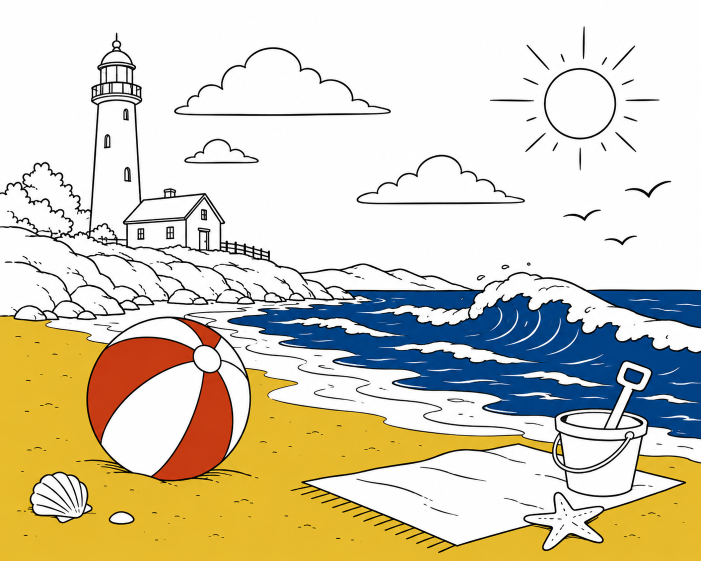
#> input picture tests/fixtures/beach.png, 1402 x 1122 px (shown at 1/2 size)
$ python -i color.py   (imports and definitions only)
#> lines starting #> are read from the running program, lines starting #| are printed output that depends on the picture; after the words box and inside, x2 and y2 are one past the last pixel; in counts of white or black regions, pixels touching at a corner belong together
"""Colour line art: finding the ink, and splitting it into layers.

Two separate problems, and the first one bites even if you only want a
monochrome trace.

**Finding the ink.** Converting to grey throws away chroma, and chroma is
where some ink lives. Yellow on white has a luminance around 196 of 255 --
lighter than most paper texture -- so a grey threshold drops yellow strokes
entirely while keeping every smudge. Measuring distance from the PAPER COLOUR
in CIE Lab instead keeps yellow (a large b* excursion) and still rejects a
grey background, because it is a distance in colour, not in brightness.

**Splitting it into layers.** Once the ink is found, clustering its colour
gives one mask per pen. Each is traced on its own and its paths carry that
colour, so a five-colour drawing comes out as five sets of restylable lines
rather than one flattened silhouette.

Where two pens cross, one covers the other: the lower stroke is genuinely
broken in the image, and the trace shows the break. `close` bridges it.
"""
from dataclasses import dataclass
from typing import List, Optional, Tuple

import cv2
import numpy as np

__all__ = ["Layer", "Region", "paper_color", "ink_distance", "ink_mask",
           "ink_threshold", "separate_colors", "to_hex", "line_layer",
           "enclosed_regions"]

# Anything closer than this in Lab is the same pen as far as the eye cares.
SAME_PEN = 20.0


@dataclass
class Region:
    """A flat area of colour, bounded by the line work around it.

    `mask` reaches under the outline, so neighbouring fills meet beneath it.
    `interior` stops at the outline, and is what to subtract from a pen's ink
    to find the line work that is left -- subtracting `mask` would take the
    outline itself away with it.
    """
    mask: np.ndarray
    color: Tuple[int, int, int]       # BGR
    area: int = 0
    interior: Optional[np.ndarray] = None

    @property
    def hex(self) -> str:
        return to_hex(self.color)


@dataclass
class Layer:
    """One pen's worth of ink: a mask, and the colour to draw it in."""
    mask: np.ndarray
    color: Tuple[int, int, int]        # BGR, as OpenCV holds it
    pixels: int = 0

    @property
    def hex(self) -> str:
        return to_hex(self.color)


# [5 lines left out: function to_hex, not called in this run]


def _as_bgr(img: np.ndarray) -> np.ndarray:
    img = np.asarray(img)
    if img.ndim == 2:
        return cv2.cvtColor(img, cv2.COLOR_GRAY2BGR)
    if img.shape[2] == 4:
        a = img[:, :, 3:4].astype(np.float32) / 255.0
        return (img[:, :, :3].astype(np.float32) * a
                + 255.0 * (1 - a)).astype(np.uint8)
    return img[:, :, :3]


def paper_color(img: np.ndarray, bins: int = 12) -> np.ndarray:
    """The colour of the page: the most common colour, coarsely binned.

    The mode, not the mean or the brightest pixel -- line art is mostly paper,
    so the mode is the paper even when the drawing is dark or the page is
    tinted, and it is unmoved by a bright specular highlight. The assumption
    it rests on is that paper is the largest single colour: a picture more
    than half covered by one flat fill is read inside out.
    """
    bgr = _as_bgr(img)
    q = (bgr.astype(np.int32) * bins // 256).reshape(-1, 3)
    key = (q[:, 0] * bins + q[:, 1]) * bins + q[:, 2]
    top = int(np.bincount(key, minlength=bins ** 3).argmax())
    sel = key == top
    return bgr.reshape(-1, 3)[sel].mean(axis=0)


def _lab(bgr):
    return cv2.cvtColor(bgr.astype(np.uint8), cv2.COLOR_BGR2LAB).astype(np.float32)


def ink_distance(img: np.ndarray,
                 paper: Optional[np.ndarray] = None) -> np.ndarray:
    """Per-pixel Lab distance from the paper colour."""
    bgr = _as_bgr(img)
    if paper is None:
        paper = paper_color(bgr)
    lab = _lab(bgr)
    plab = _lab(np.asarray(paper, np.float32).reshape(1, 1, 3))[0, 0]
    return np.linalg.norm(lab - plab, axis=2)


def _otsu(values: np.ndarray, hi: float) -> float:
    """Otsu's threshold over `values`, expressed back in distance units."""
    if len(values) < 2 or hi <= 0:
        return 0.0
    v = np.clip(values / hi * 255.0, 0, 255).astype(np.uint8)
    t, _ = cv2.threshold(v, 0, 255, cv2.THRESH_BINARY + cv2.THRESH_OTSU)
    return float(t) / 255.0 * hi


def _is_new_pen(d: np.ndarray, t2: float, t: float, min_comp: int = 20,
                coherent_frac: float = 0.5, away_frac: float = 0.5) -> bool:
    """Do the pixels between `t2` and `t` look like another pen?

    Judged geometrically, because the histogram cannot tell. Two things sit in
    that band and neither is a pen:

    * **The antialiased halo of a darker pen.** Every blend of ink and paper
      occurs along a stroke's edge, so the halo spans the whole distance
      range. It is recognisable because it HUGS the ink already found -- it is
      a one-pixel rind on it. Accepting halo as a pen fattens every stroke.
    * **Sensor noise and JPEG mush.** Recognisable because it is incoherent:
      isolated pixels, not strokes.

    A real pale pen is coherent AND stands away from the other ink.
    """
    band = ((d > t2) & (d <= t)).astype(np.uint8)
    total = float(band.sum())
    if total < 1:
        return False

    n, lab, st, _ = cv2.connectedComponentsWithStats(band, connectivity=8)
    if n > 1:
        areas = st[1:, cv2.CC_STAT_AREA]
        coherent = float(areas[areas >= min_comp].sum()) / total
    else:
        coherent = 0.0
    if coherent < coherent_frac:
        return False

    ink = (d > t).astype(np.uint8)
    if ink.sum():
        near = cv2.dilate(ink, np.ones((5, 5), np.uint8))
        away = float((band & (near == 0)).sum()) / total
        if away < away_frac:
            return False
    return True


def ink_threshold(d: np.ndarray, floor: float = 15.0,
                  min_band: float = 0.02) -> float:
    """Where ink stops and paper starts, on a colour-distance map.

    Otsu alone is wrong here. It assumes two classes, but a drawing in several
    colours has ink spread over a wide range of distances -- black at 254,
    yellow at 93 -- and Otsu puts its threshold in the middle of the INK,
    classifying the palest pen as paper. On a red/blue/yellow/black figure it
    cut at 98.6 and lost the yellow, which sits at 93.2.

    So: take Otsu, then look again at everything it called paper. If that part
    still splits into a tight peak at zero plus a population standing clearly
    away from it, the "paper" class was really paper plus a pale pen, and the
    lower split is the right one. Repeat while it keeps finding pens.

    The guards are what stop this running away: a new band must sit above
    `floor` (below which a colour difference is not ink, it is JPEG and
    grain), must hold at least `min_band` of the pixels, and must look like a
    pen rather than the halo of a darker one -- see `_is_new_pen`.
    """
    hi = float(d.max())
    if hi <= 0:
        return 0.0
    n = d.size
    t = _otsu(d.ravel(), hi)
    for _ in range(4):
        sub = d[d < t]
        if len(sub) < 16:
            break
        t2 = _otsu(sub, hi)
        if t2 < floor:
            break
        band = float(((d > t2) & (d <= t)).sum())
        if band / n < min_band and band < 200:
            break
        if not _is_new_pen(d, t2, t):
            break
        t = t2
    return max(t, floor if hi > floor else 0.0)


def ink_mask(img: np.ndarray, paper: Optional[np.ndarray] = None,
             tol: Optional[float] = None) -> np.ndarray:
    """0/1 ink mask by distance from the paper colour, not by brightness."""
    d = ink_distance(img, paper)
    if tol is None:
        tol = ink_threshold(d)
    return (d > tol).astype(np.uint8)


def _kmeans(samples, k, seed=0):
    crit = (cv2.TERM_CRITERIA_EPS + cv2.TERM_CRITERIA_MAX_ITER, 30, 0.5)
    cv2.setRNGSeed(seed)
    _, labels, centres = cv2.kmeans(samples, k, None, crit, 4,
                                    cv2.KMEANS_PP_CENTERS)
    return labels.ravel(), centres


def separate_colors(img: np.ndarray, k: int = 0, mask: Optional[np.ndarray] = None,
                    min_pixels: int = 40, max_k: int = 8,
                    same_pen: float = SAME_PEN,
                    min_component: int = 12) -> List[Layer]:
    """Split the ink into one Layer per pen.

    `k` is the number of ink colours; 0 or negative picks it automatically by
    adding clusters until every ink pixel is within `same_pen` of its cluster
    colour, which is roughly the point where a person stops calling two
    samples the same pen.

    `min_component` drops islands smaller than that from each layer. Along the
    edge of a dark stroke the antialiased pixels shade off towards the paper,
    and a few land nearer some other pen; left in, each becomes its own
    two-pixel "stroke" of the wrong colour.
    """
    bgr = _as_bgr(img)
    paper = paper_color(bgr)
    if mask is None:
        mask = ink_mask(bgr, paper)
    mask = (np.asarray(mask) > 0).astype(np.uint8)
    if mask.sum() == 0:
        return []

    lab = _lab(bgr)
    ys, xs = np.nonzero(mask)
    ink_lab = lab[ys, xs]

    # Cluster on the INTERIOR of each stroke only. Every antialiased edge
    # pixel is a blend of ink and paper, and those blends form a smear between
    # the real pen colours that would drag the cluster centres off the pens.
    #
    # Select the interior geometrically, by depth into the stroke -- NOT by
    # how far the colour sits from the paper. A colour cut throws away the
    # palest pen wholesale: yellow is the nearest ink to white, so a "keep the
    # most ink-like pixels" rule discards every yellow pixel and the yellow
    # stroke is then assigned to whichever other pen is least unlike it.
    depth = cv2.distanceTransform(mask, cv2.DIST_L2, 3)[ys, xs]
    core = depth >= 1.5
    if core.sum() < max(min_pixels * 2, 40):
        core = depth > np.min(depth)           # thin strokes: shed one ring
    seed_lab = ink_lab[core] if core.sum() >= max(min_pixels, 20) else ink_lab

    if len(seed_lab) < 2:
        centres = seed_lab[:1] if len(seed_lab) else np.zeros((1, 3), np.float32)
        labels = np.zeros(len(ink_lab), np.int32)
    else:
        sample = seed_lab
        if len(sample) > 60000:                     # k-means is O(n k iters)
            step = len(sample) // 60000 + 1
            sample = sample[::step]
        sample = np.ascontiguousarray(sample, np.float32)
        if k and k > 0:
            _, centres = _kmeans(sample, min(int(k), len(sample)))
        else:
            centres = None
            for guess in range(1, max(1, int(max_k)) + 1):
                if guess > len(sample):
                    break
                lb, cs = _kmeans(sample, guess)
                spread = np.linalg.norm(sample - cs[lb], axis=1)
                centres = cs
                if np.percentile(spread, 90) <= same_pen:
                    break
        # Assign every ink pixel, fringe included, to a pen -- but by distance
        # to the PAPER-to-pen SEGMENT, not to the pen's own colour.
        #
        # An antialiased pixel on the edge of a stroke is a blend of that pen
        # with the paper, so it lies on the segment between them. Matching it
        # to the nearest pen colour instead gets this badly wrong, because Lab
        # counts lightness as a full dimension: a mid-grey pixel on the edge of
        # a BLACK line is 127 from black but only 73 from a blue pen and 98
        # from a yellow one, so it is handed to a colour it has no trace of. On
        # a drawing with black outlines over flat colour that speckles every
        # outline -- a black-and-white lighthouse came out flecked with sand
        # and ocean. Measured against the segments, every grey resolves to
        # black with distance 0, and each pen still resolves to itself.
        plab = _lab(np.asarray(paper, np.float32).reshape(1, 1, 3))[0, 0]
        rel = ink_lab - plab
        dist = np.empty((len(ink_lab), len(centres)), np.float32)
        for i, centre in enumerate(centres):
            ab = centre - plab
            denom = float(ab @ ab)
            t = np.clip(rel @ ab / max(denom, 1e-9), 0.0, 1.0)[:, None]
            dist[:, i] = np.linalg.norm(rel - t * ab, axis=1)
        labels = dist.argmin(axis=1).astype(np.int32)

    layers = []
    for i in range(len(centres)):
        sel = labels == i
        n = int(sel.sum())
        if n < min_pixels:
            continue
        m = np.zeros(mask.shape, np.uint8)
        m[ys[sel], xs[sel]] = 1
        if min_component > 1:
            cn, clab, cst, _ = cv2.connectedComponentsWithStats(m, connectivity=8)
            keep = np.zeros(cn, bool)
            keep[1:] = cst[1:, cv2.CC_STAT_AREA] >= min_component
            m = keep[clab].astype(np.uint8)
            n = int(m.sum())
            if n < min_pixels:
                continue
            sel = sel & m[ys, xs].astype(bool)
        # Name the layer by the median of its INTERIOR pixels, in BGR. Two
        # reasons: a Lab centroid converted back can land on a colour no pixel
        # actually has, and the edge pixels are ink/paper blends -- including
        # them drifts a #050505 outline to #11120f.
        px = np.stack([ys[sel], xs[sel]], 1)
        inner = px[depth[sel] >= 1.5] if (depth[sel] >= 1.5).sum() >= 10 else px
        med = np.median(bgr[inner[:, 0], inner[:, 1]].astype(np.float32), axis=0)
        layers.append(Layer(m, tuple(med), n))
    layers.sort(key=lambda l: -l.pixels)
    return layers


# ------------------------------------------------- lines, and what they enclose
# [106 lines left out: functions line_layer, enclosed_regions, not called in this run]

>>> import cv2
>>> picture = cv2.imread('../tests/fixtures/beach.png')
#> picture is the input picture: shape (1122, 1402, 3); mean B, G, R 188.7, 209.3, 215.4
>>> result = separate_colors(picture)
#> in paper_color, `top = int(np.bincount(key, minlength=bins ** 3).argmax())`: top = 1727
#> in separate_colors, `paper = paper_color(bgr)`: paper = [253.3, 253.3, 253.3]
#> in _lab, `return cv2.cvtColor(bgr.astype(np.uint8), cv2.COLOR_BGR2LAB).astype(np..`:
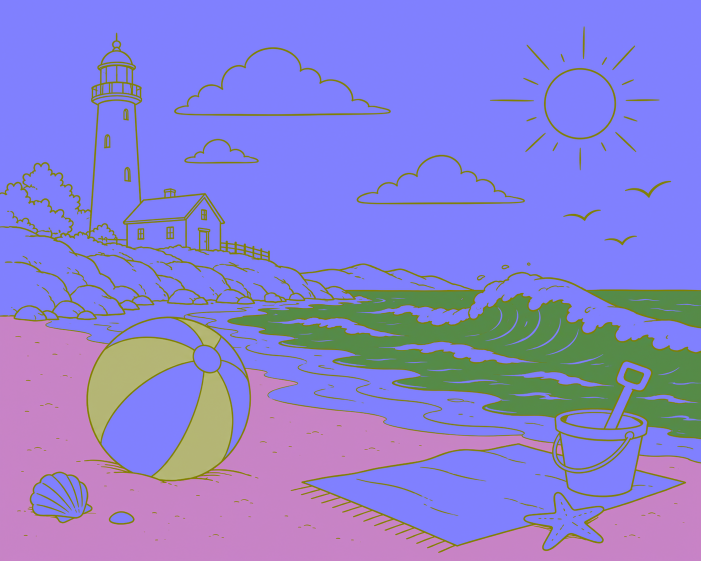
#> returned value: shape (1122, 1402, 3) float32 (shown at 1/2 size); mean of channels 0, 1, 2 213.5, 130, 137.3; drawn as B, G, R
#> in ink_distance, `plab = _lab(np.asarray(paper, np.float32).reshape(1, 1, 3))[0, 0]`: plab = [253, 128, 128]
#> in ink_distance, `return np.linalg.norm(lab - plab, axis=2)`:
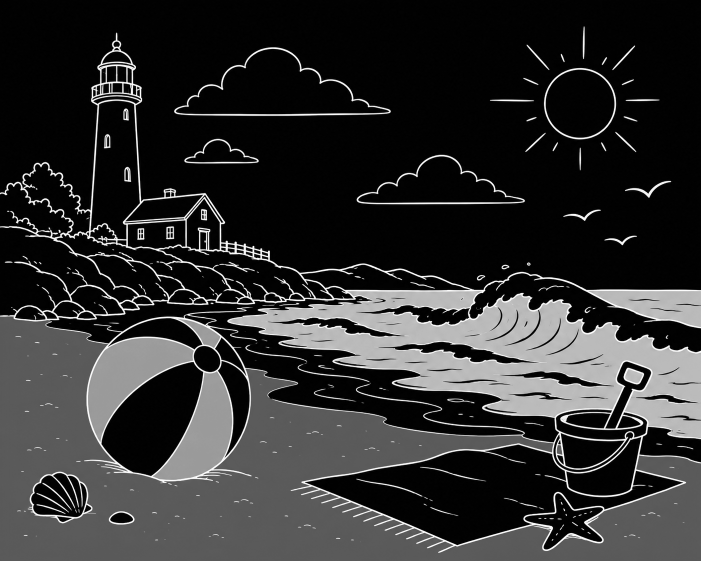
#> returned value: shape (1122, 1402) float32 (shown at 1/2 size); min 0, max 253, mean 47.6
#> in ink_threshold, `hi = float(d.max())`: hi = 253
#> in _otsu, `t, _ = cv2.threshold(v, 0, 255, cv2.THRESH_BINARY + cv2.THRESH_OTSU)`: t = 70
#> in ink_threshold, `t = _otsu(d.ravel(), hi)`: t = 69.46
#> the loop in ink_threshold, `for _ in range(4):` made 1 pass
#> (t2, total in _is_new_pen, n in _is_new_pen, coherent in _is_new_pen) on pass 1: (21.83, 16873, 8039, 0.0775)
#> pass 1, in _is_new_pen, `band = ((d > t2) & (d <= t)).astype(np.uint8)`:
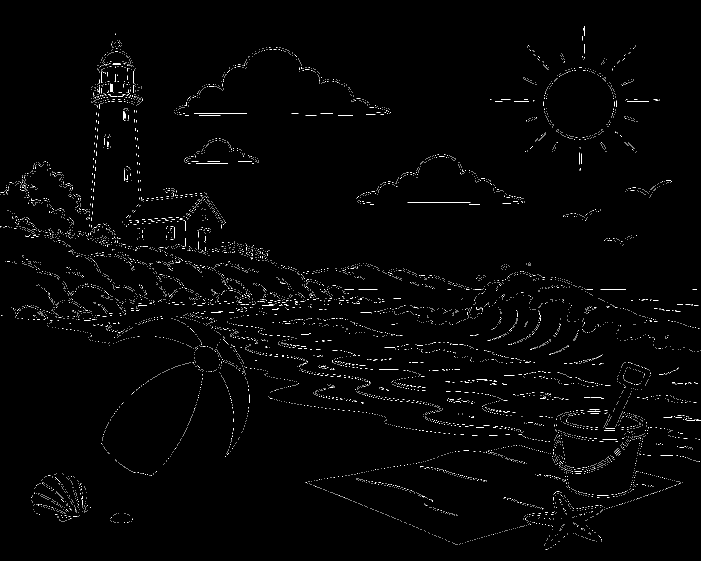
#> band: shape (1122, 1402) (shown at 1/2 size); values 0 (black) and 1 (white), 1.1% white in thin lines or dots
#> pass 1, in _is_new_pen, `n, lab, st, _ = cv2.connectedComponentsWithStats(band, connectivity=8)`:
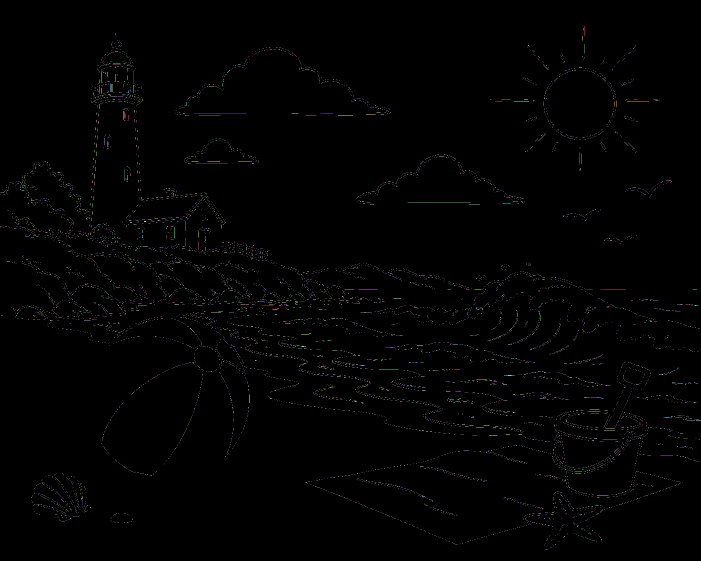
#> lab: shape (1122, 1402) int32 (shown at 1/2 size); 8039 distinct labels, from 0 to 8038; one colour per label, 0 black
#> in ink_mask, `return (d > tol).astype(np.uint8)`:
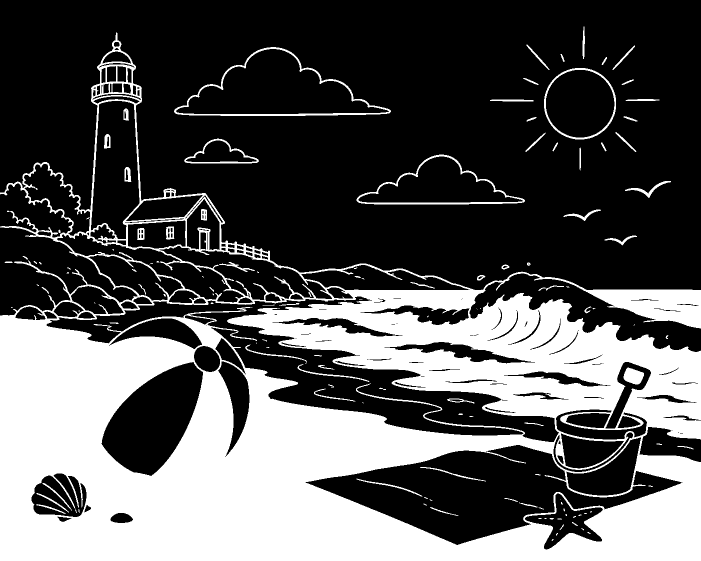
#> returned value: shape (1122, 1402) (shown at 1/2 size); values 0 (black) and 1 (white), 33.6% white; 131 white regions (55 under 20 px), largest, box (x1, y1, x2, y2) and area: (0, 65, 1402, 1122) 508471, (348, 94, 782, 232) 3748, (713, 309, 1050, 409) 2800
#> in separate_colors, `step = len(sample) // 60000 + 1`: step = 8
#> the loop in separate_colors, `for guess in range(1, max(1, int(max_k)) + 1):` made 4 passes
#> cs on passes 1 to 2: [[143.6, 136.5, 163.4]], [[56.59, 136, 96.97], [187.4, 136.8, 196.8]]
#> in separate_colors, `plab = _lab(np.asarray(paper, np.float32).reshape(1, 1, 3))[0, 0]`: plab = [253, 128, 128]
#> the loop in separate_colors, `for i, centre in enumerate(centres):` made 4 passes
#> (centre, ab, denom) on passes 1 to 4: ([71.02, 138.1, 86], [-182, 10.12, -42], 34982.9), ([197.1, 130.9, 199.2], [-55.86, 2.91, 71.2], 8198.5), ([115.2, 176.8, 178.9], [-137.8, 48.82, 50.87], 23960.6), ([7.25, 128.7, 128.6], [-245.7, 0.655, 0.628], 60391.7)
#> the loop in separate_colors, `for i in range(len(centres)):` made 4 passes
#> (cn, med) on passes 1 to 4: (13, [132, 65, 1]), (9, [44, 186, 230]), (1369, [19, 59, 198]), (246, [3, 4, 3])
#> pass 1, in separate_colors, `m = keep[clab].astype(np.uint8)`:
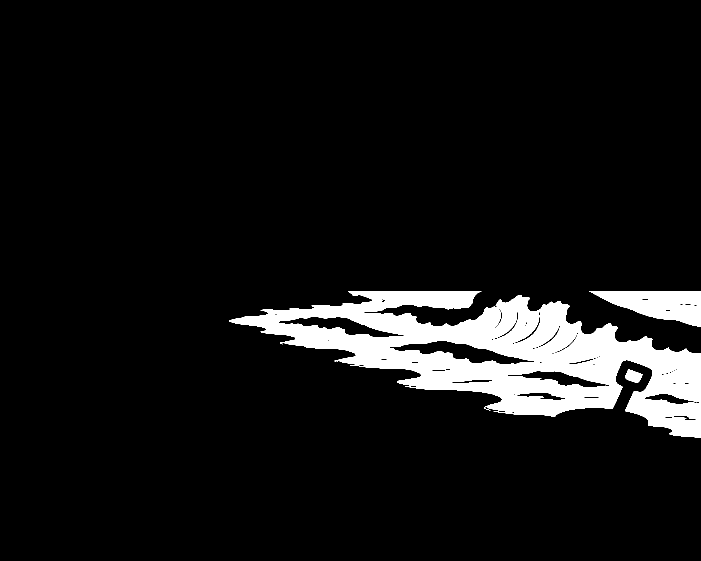
#> m: shape (1122, 1402) (shown at 1/2 size); values 0 (black) and 1 (white), 7.8% white; 3 white regions, box (x1, y1, x2, y2) and area: (458, 582, 1402, 876) 112464, (1178, 582, 1402, 654) 9427, (1251, 739, 1285, 766) 610
#> after the loop in separate_colors, `for i in range(len(centres)):`:
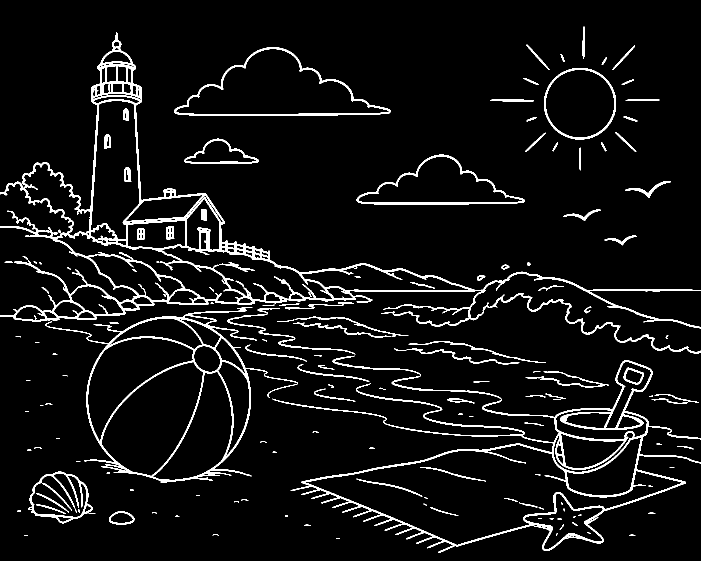
#> m: shape (1122, 1402) (shown at 1/2 size); values 0 (black) and 1 (white), 5.9% white; 156 white regions (51 under 20 px), largest, box (x1, y1, x2, y2) and area: (0, 65, 1402, 707) 34688, (544, 711, 1402, 1106) 20275, (91, 614, 596, 966) 10168
#> after the loop in separate_colors, `for i in range(len(centres)):`: layers = 4 items
#> result = 4 items
